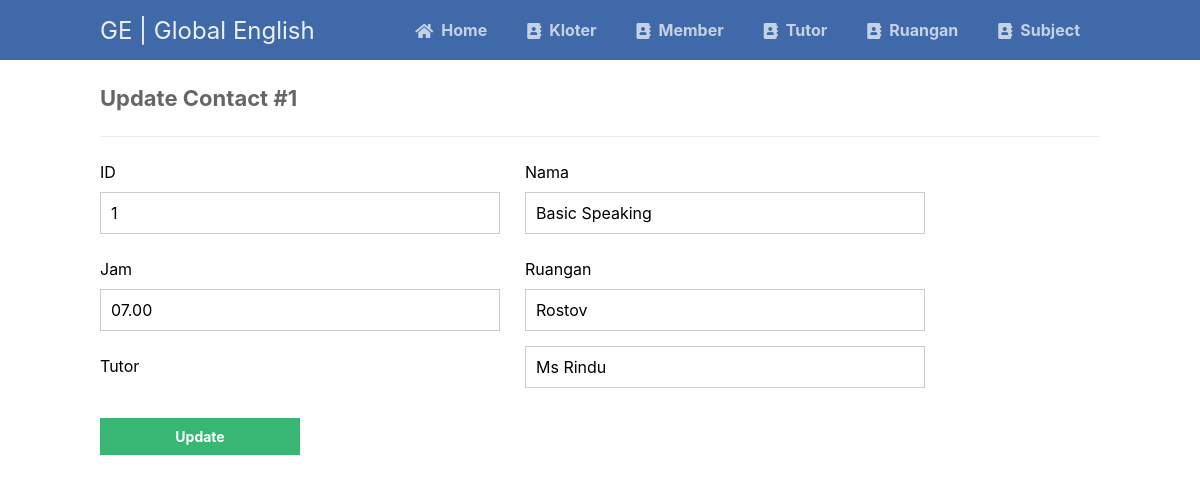
Page /update.php?id=1 on the committed database.
### tables this page shows
CREATE TABLE `kloter` (
  `id` int(11) NOT NULL,
  `nama` varchar(50) NOT NULL,
  `jam` varchar(50) NOT NULL,
  `Kelas` varchar(50) NOT NULL,
  `tutor` varchar(50) NOT NULL
);

### update.php (the view, shortened to what this page needs)
<?php
include 'functions.php';
$pdo = pdo_connect_mysql();
if (isset($_GET['id'])) {
    $stmt = $pdo->prepare('SELECT * FROM kloter WHERE id = ?');
    $stmt->execute([$_GET['id']]);
    $contact = $stmt->fetch(PDO::FETCH_ASSOC);
} else {
    exit('No ID specified!');
}
?>
<?= template_header('Read') ?>
<div class="content update">
    <h2>Update Contact #<?= $contact['id'] ?></h2>
    <form action="update.php?id=<?= $contact['id'] ?>" method="post">
        <label for="id">ID</label>
        <label for="nama">Nama</label>
        <input type="text" name="id" value="<?= $contact['id'] ?>" id="id">
        <input type="text" name="nama" value="<?= $contact['nama'] ?>" id="nama">
        <label for="jam">Jam</label>
        <label for="notelp">Ruangan</label>
        <input type="text" name="jam" value="<?= $contact['jam'] ?>" id="jam">
        <input type="text" name="Kelas" value="<?= $contact['Kelas'] ?>" id="Kelas">
        <label for="pekerjaan">Tutor</label>
        <input type="text" name="tutor" value="<?= $contact['tutor'] ?>" id="tutor">
        <input type="submit" value="Update">
    </form>
</div>
<?= template_footer() ?>

### style.css (style rules this page uses)
* { box-sizing: border-box; font-family: -apple-system, BlinkMacSystemFont, "segoe ui", roboto, oxygen, ubuntu, cantarell, "fira sans", "droid sans", "helvetica neue", Arial, sans-serif; font-size: 16px; -webkit-font-smoothing: antialiased; -moz-osx-font-smoothing: grayscale; }
body { background-color: #FFFFFF; margin: 0; }
.content { width: 1000px; margin: 0 auto; }
.content h2 { margin: 0; padding: 25px 0; font-size: 22px; border-bottom: 1px solid #ebebeb; color: #666666; }
.update form { padding: 15px 0; display: flex; flex-flow: wrap; }
.update form label { display: inline-flex; width: 400px; padding: 10px 0; margin-right: 25px; }
.update form input { padding: 10px; width: 400px; margin-right: 25px; margin-bottom: 15px; border: 1px solid #cccccc; }
.update form input[type="submit"] { display: block; background-color: #38b673; border: 0; font-weight: bold; font-size: 14px; color: #FFFFFF; cursor: pointer; width: 200px; margin-top: 15px; }

### rows in the picture
kloter: id "1", nama "Basic Speaking", jam "07.00", Kelas "Rostov", tutor "Ms Rindu"
